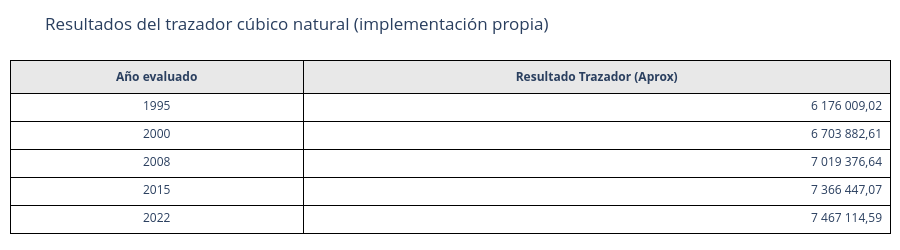
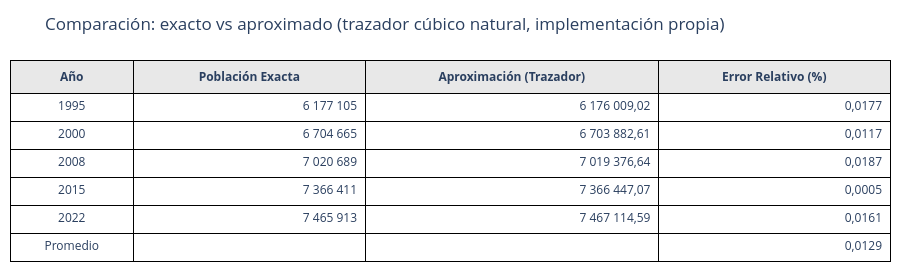

The notebook cell these images were saved under, in order:
### Markdown cell above
## Dependencias y Librerias

### Code cell
%pip install numpy pandas matplotlib scipy openpyxl --quiet
%pip install plotly --quiet

import plotly.graph_objects as go
import numpy as np
import pandas as pd
import matplotlib.pyplot as plt
import os
import urllib.request
from openpyxl import load_workbook

# Cargar el Trazador_cubico.ipynb subido a github

URL_TRAZADOR = "https://raw.githubusercontent.com/Caro405/Pry_numerico/refs/heads/main/Trazador_cubico.ipynb"

urllib.request.urlretrieve(URL_TRAZADOR, "Trazador_cubico.ipynb")   # descarga y sobrescribe
try:
    urllib.request.urlretrieve(URL_TRAZADOR, "Trazador_cubico.ipynb")   # descarga y sobrescribe
    get_ipython().run_line_magic("run", "Trazador_cubico.ipynb")        # lo ejecuta como antes
 
    # Verifica que las funciones del trazador quedaron cargadas
    assert callable(trazador_natural) and callable(evaluar_trazador)
    print("OK: Trazador_cubico traído correctamente")
except Exception as e:
    print(f"ERROR al traer Trazador_cubico: {e}")

### Figure 1 — Plotly figure (JSON) as saved in the notebook; plotly's stock layout.template omitted (floating-point values rounded to 4 significant figures)
{"data": [{"cells": {"align": ["center", "right"], "fill": {"color": "white"}, "height": 28, "line": {"color": "black"}, "values": [["1995", "2000", "2008", "2015", "2022"], ["6 176 009,02", "6 703 882,61", "7 019 376,64", "7 366 447,07", "7 467 114,59"]]}, "columnwidth": [100, 200], "header": {"align": "center", "fill": {"color": "#e8e8e8"}, "height": 32, "line": {"color": "black"}, "values": ["<b>Año evaluado</b>", "<b>Resultado Trazador (Aprox)</b>"]}, "type": "table"}], "layout": {"height": 250, "margin": {"b": 10, "l": 10, "r": 10, "t": 60}, "title": {"text": "Resultados del trazador cúbico natural (implementación propia)"}}}

### Figure 2 — Plotly figure (JSON) as saved in the notebook; plotly's stock layout.template omitted (floating-point values rounded to 4 significant figures)
{"data": [{"cells": {"align": ["center", "right", "right", "right"], "fill": {"color": "white"}, "height": 28, "line": {"color": "black"}, "values": [["1995", "2000", "2008", "2015", "2022", "Promedio"], ["6 177 105", "6 704 665", "7 020 689", "7 366 411", "7 465 913", ""], ["6 176 009,02", "6 703 882,61", "7 019 376,64", "7 366 447,07", "7 467 114,59", ""], ["0,0177", "0,0117", "0,0187", "0,0005", "0,0161", "0,0129"]]}, "columnwidth": [80, 150, 190, 150], "header": {"align": "center", "fill": {"color": "#e8e8e8"}, "height": 32, "line": {"color": "black"}, "values": ["<b>Año</b>", "<b>Población Exacta</b>", "<b>Aproximación (Trazador)</b>", "<b>Error Relativo (%)</b>"]}, "type": "table"}], "layout": {"height": 278, "margin": {"b": 10, "l": 10, "r": 10, "t": 60}, "title": {"text": "Comparación: exacto vs aproximado (trazador cúbico natural, implementación propia)"}}}
